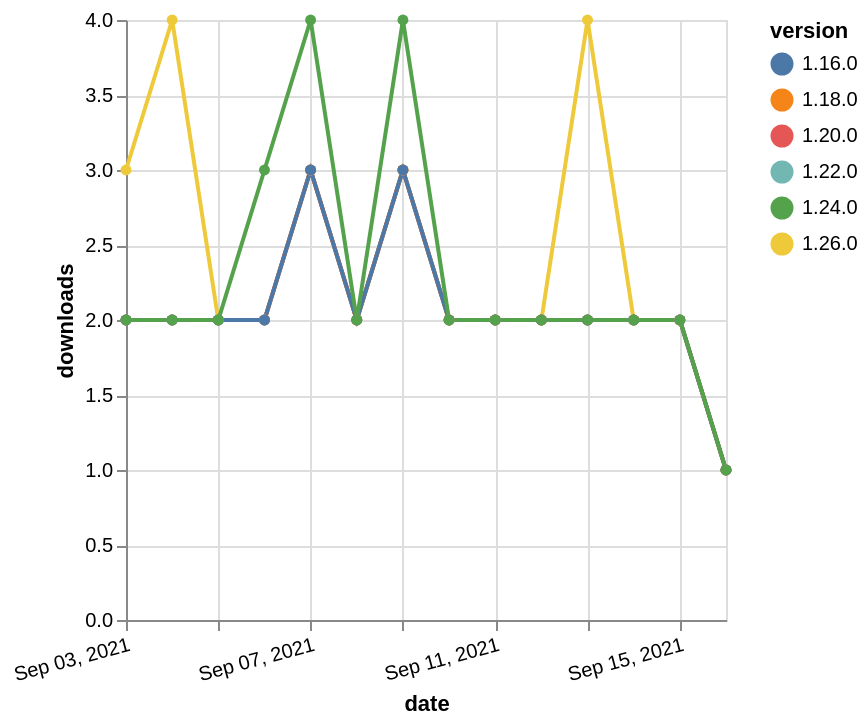

Write the Vega-Lite specification saved for this chart.
### Vega-Lite specification from a JSON file in a GitHub repository (floating-point values rounded to 4 significant figures)
{"$schema": "https://vega.github.io/schema/vega-lite/v5.json", "description": "A simple bar chart with embedded data.", "data": {"values": [{"date": "2021-09-03", "total": 1673, "delta": 2, "version": "1.18.0"}, {"date": "2021-09-04", "total": 1675, "delta": 2, "version": "1.18.0"}, {"date": "2021-09-05", "total": 1677, "delta": 2, "version": "1.18.0"}, {"date": "2021-09-06", "total": 1679, "delta": 2, "version": "1.18.0"}, {"date": "2021-09-07", "total": 1682, "delta": 3, "version": "1.18.0"}, {"date": "2021-09-08", "total": 1684, "delta": 2, "version": "1.18.0"}, {"date": "2021-09-09", "total": 1687, "delta": 3, "version": "1.18.0"}, {"date": "2021-09-10", "total": 1689, "delta": 2, "version": "1.18.0"}, {"date": "2021-09-11", "total": 1691, "delta": 2, "version": "1.18.0"}, {"date": "2021-09-12", "total": 1693, "delta": 2, "version": "1.18.0"}, {"date": "2021-09-13", "total": 1695, "delta": 2, "version": "1.18.0"}, {"date": "2021-09-14", "total": 1697, "delta": 2, "version": "1.18.0"}, {"date": "2021-09-15", "total": 1699, "delta": 2, "version": "1.18.0"}, {"date": "2021-09-16", "total": 1700, "delta": 1, "version": "1.18.0"}, {"date": "2021-09-03", "total": 1053, "delta": 2, "version": "1.22.0"}, {"date": "2021-09-04", "total": 1055, "delta": 2, "version": "1.22.0"}, {"date": "2021-09-05", "total": 1057, "delta": 2, "version": "1.22.0"}, {"date": "2021-09-06", "total": 1059, "delta": 2, "version": "1.22.0"}, {"date": "2021-09-07", "total": 1062, "delta": 3, "version": "1.22.0"}, {"date": "2021-09-08", "total": 1064, "delta": 2, "version": "1.22.0"}, {"date": "2021-09-09", "total": 1067, "delta": 3, "version": "1.22.0"}, {"date": "2021-09-10", "total": 1069, "delta": 2, "version": "1.22.0"}, {"date": "2021-09-11", "total": 1071, "delta": 2, "version": "1.22.0"}, {"date": "2021-09-12", "total": 1073, "delta": 2, "version": "1.22.0"}, {"date": "2021-09-13", "total": 1075, "delta": 2, "version": "1.22.0"}, {"date": "2021-09-14", "total": 1077, "delta": 2, "version": "1.22.0"}, {"date": "2021-09-15", "total": 1079, "delta": 2, "version": "1.22.0"}, {"date": "2021-09-16", "total": 1080, "delta": 1, "version": "1.22.0"}, {"date": "2021-09-03", "total": 235, "delta": 3, "version": "1.26.0"}, {"date": "2021-09-04", "total": 239, "delta": 4, "version": "1.26.0"}, {"date": "2021-09-05", "total": 241, "delta": 2, "version": "1.26.0"}, {"date": "2021-09-06", "total": 243, "delta": 2, "version": "1.26.0"}, {"date": "2021-09-07", "total": 246, "delta": 3, "version": "1.26.0"}, {"date": "2021-09-08", "total": 248, "delta": 2, "version": "1.26.0"}, {"date": "2021-09-09", "total": 251, "delta": 3, "version": "1.26.0"}, {"date": "2021-09-10", "total": 253, "delta": 2, "version": "1.26.0"}, {"date": "2021-09-11", "total": 255, "delta": 2, "version": "1.26.0"}, {"date": "2021-09-12", "total": 257, "delta": 2, "version": "1.26.0"}, {"date": "2021-09-13", "total": 261, "delta": 4, "version": "1.26.0"}, {"date": "2021-09-14", "total": 263, "delta": 2, "version": "1.26.0"}, {"date": "2021-09-15", "total": 265, "delta": 2, "version": "1.26.0"}, {"date": "2021-09-16", "total": 266, "delta": 1, "version": "1.26.0"}, {"date": "2021-09-03", "total": 1497, "delta": 2, "version": "1.20.0"}, {"date": "2021-09-04", "total": 1499, "delta": 2, "version": "1.20.0"}, {"date": "2021-09-05", "total": 1501, "delta": 2, "version": "1.20.0"}, {"date": "2021-09-06", "total": 1503, "delta": 2, "version": "1.20.0"}, {"date": "2021-09-07", "total": 1506, "delta": 3, "version": "1.20.0"}, {"date": "2021-09-08", "total": 1508, "delta": 2, "version": "1.20.0"}, {"date": "2021-09-09", "total": 1511, "delta": 3, "version": "1.20.0"}, {"date": "2021-09-10", "total": 1513, "delta": 2, "version": "1.20.0"}, {"date": "2021-09-11", "total": 1515, "delta": 2, "version": "1.20.0"}, {"date": "2021-09-12", "total": 1517, "delta": 2, "version": "1.20.0"}, {"date": "2021-09-13", "total": 1519, "delta": 2, "version": "1.20.0"}, {"date": "2021-09-14", "total": 1521, "delta": 2, "version": "1.20.0"}, {"date": "2021-09-15", "total": 1523, "delta": 2, "version": "1.20.0"}, {"date": "2021-09-16", "total": 1524, "delta": 1, "version": "1.20.0"}, {"date": "2021-09-03", "total": 2075, "delta": 2, "version": "1.16.0"}, {"date": "2021-09-04", "total": 2077, "delta": 2, "version": "1.16.0"}, {"date": "2021-09-05", "total": 2079, "delta": 2, "version": "1.16.0"}, {"date": "2021-09-06", "total": 2081, "delta": 2, "version": "1.16.0"}, {"date": "2021-09-07", "total": 2084, "delta": 3, "version": "1.16.0"}, {"date": "2021-09-08", "total": 2086, "delta": 2, "version": "1.16.0"}, {"date": "2021-09-09", "total": 2089, "delta": 3, "version": "1.16.0"}, {"date": "2021-09-10", "total": 2091, "delta": 2, "version": "1.16.0"}, {"date": "2021-09-11", "total": 2093, "delta": 2, "version": "1.16.0"}, {"date": "2021-09-12", "total": 2095, "delta": 2, "version": "1.16.0"}, {"date": "2021-09-13", "total": 2097, "delta": 2, "version": "1.16.0"}, {"date": "2021-09-14", "total": 2099, "delta": 2, "version": "1.16.0"}, {"date": "2021-09-15", "total": 2101, "delta": 2, "version": "1.16.0"}, {"date": "2021-09-16", "total": 2102, "delta": 1, "version": "1.16.0"}, {"date": "2021-09-03", "total": 753, "delta": 2, "version": "1.24.0"}, {"date": "2021-09-04", "total": 755, "delta": 2, "version": "1.24.0"}, {"date": "2021-09-05", "total": 757, "delta": 2, "version": "1.24.0"}, {"date": "2021-09-06", "total": 760, "delta": 3, "version": "1.24.0"}, {"date": "2021-09-07", "total": 764, "delta": 4, "version": "1.24.0"}, {"date": "2021-09-08", "total": 766, "delta": 2, "version": "1.24.0"}, {"date": "2021-09-09", "total": 770, "delta": 4, "version": "1.24.0"}, {"date": "2021-09-10", "total": 772, "delta": 2, "version": "1.24.0"}, {"date": "2021-09-11", "total": 774, "delta": 2, "version": "1.24.0"}, {"date": "2021-09-12", "total": 776, "delta": 2, "version": "1.24.0"}, {"date": "2021-09-13", "total": 778, "delta": 2, "version": "1.24.0"}, {"date": "2021-09-14", "total": 780, "delta": 2, "version": "1.24.0"}, {"date": "2021-09-15", "total": 782, "delta": 2, "version": "1.24.0"}, {"date": "2021-09-16", "total": 783, "delta": 1, "version": "1.24.0"}]}, "width": "container", "mark": {"type": "line", "point": {"filled": true}}, "encoding": {"x": {"field": "date", "type": "temporal", "timeUnit": "yearmonthdate", "title": "date", "axis": {"labelAngle": -15}}, "y": {"field": "delta", "type": "quantitative", "title": "downloads"}, "color": {"field": "version", "type": "nominal"}, "tooltip": {"field": "delta"}}}
